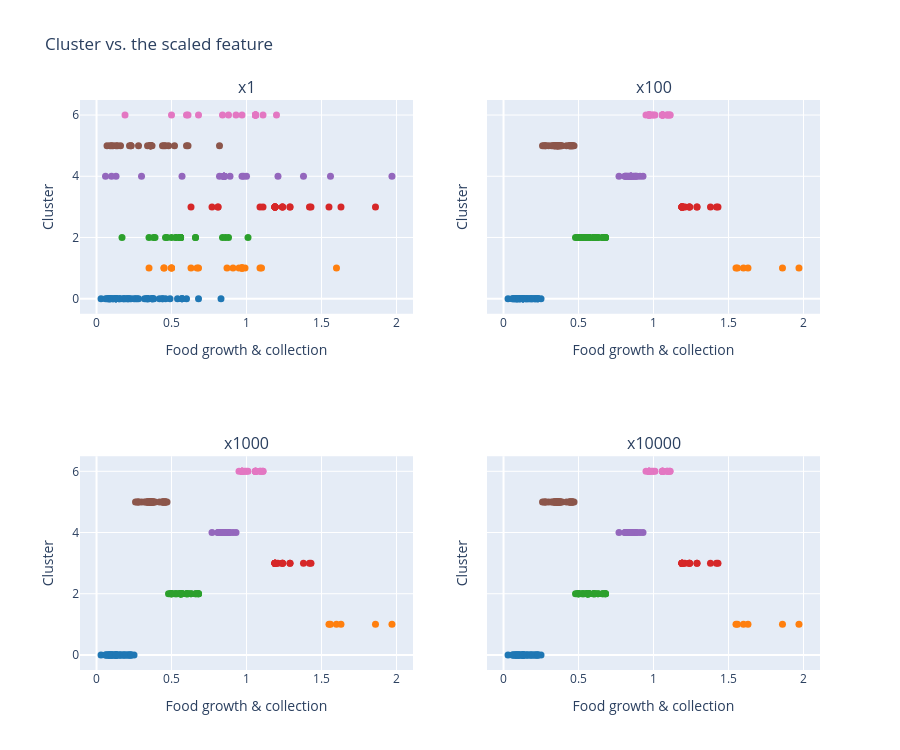

The cell this chart's notebook holds for it:
### Code cell
fig = make_subplots(rows=2, cols=2, subplot_titles=[f"x{f}" for f in factors], shared_yaxes=True)
for i, f in enumerate(factors):
    r, c = divmod(i, 2)
    fig.add_trace(go.Scatter(
        x=X[col], y=labels[f], mode="markers",
        marker=dict(color=[palette[l] for l in labels[f]], size=7),
        text=X.index, showlegend=False), row=r+1, col=c+1)
fig.update_xaxes(title_text=col)
fig.update_yaxes(title_text="Cluster")
fig.update_layout(title="Cluster vs. the scaled feature", height=750)
fig.show()

### Figure 1 — Plotly figure (JSON) as saved in the notebook; plotly's stock layout.template omitted (floating-point values rounded to 4 significant figures; data arrays with more than 128 entries replaced by an {"elided": "..."} marker saying what was removed)
{"data": [{"marker": {"color": {"elided": "199 str values"}, "size": 7}, "mode": "markers", "showlegend": false, "text": {"elided": "199 str values"}, "type": "scatter", "x": {"elided": "199 float values"}, "xaxis": "x", "y": {"elided": "199 int values"}, "yaxis": "y"}, {"marker": {"color": {"elided": "199 str values"}, "size": 7}, "mode": "markers", "showlegend": false, "text": {"elided": "199 str values"}, "type": "scatter", "x": {"elided": "199 float values"}, "xaxis": "x2", "y": {"elided": "199 int values"}, "yaxis": "y2"}, {"marker": {"color": {"elided": "199 str values"}, "size": 7}, "mode": "markers", "showlegend": false, "text": {"elided": "199 str values"}, "type": "scatter", "x": {"elided": "199 float values"}, "xaxis": "x3", "y": {"elided": "199 int values"}, "yaxis": "y3"}, {"marker": {"color": {"elided": "199 str values"}, "size": 7}, "mode": "markers", "showlegend": false, "text": {"elided": "199 str values"}, "type": "scatter", "x": {"elided": "199 float values"}, "xaxis": "x4", "y": {"elided": "199 int values"}, "yaxis": "y4"}], "layout": {"annotations": [{"font": {"size": 16}, "showarrow": false, "text": "x1", "x": 0.225, "xanchor": "center", "xref": "paper", "y": 1, "yanchor": "bottom", "yref": "paper"}, {"font": {"size": 16}, "showarrow": false, "text": "x100", "x": 0.775, "xanchor": "center", "xref": "paper", "y": 1, "yanchor": "bottom", "yref": "paper"}, {"font": {"size": 16}, "showarrow": false, "text": "x1000", "x": 0.225, "xanchor": "center", "xref": "paper", "y": 0.375, "yanchor": "bottom", "yref": "paper"}, {"font": {"size": 16}, "showarrow": false, "text": "x10000", "x": 0.775, "xanchor": "center", "xref": "paper", "y": 0.375, "yanchor": "bottom", "yref": "paper"}], "height": 750, "title": {"text": "Cluster vs. the scaled feature"}, "xaxis": {"anchor": "y", "domain": [0, 0.45], "title": {"text": "Food growth & collection"}}, "xaxis2": {"anchor": "y2", "domain": [0.55, 1], "title": {"text": "Food growth & collection"}}, "xaxis3": {"anchor": "y3", "domain": [0, 0.45], "title": {"text": "Food growth & collection"}}, "xaxis4": {"anchor": "y4", "domain": [0.55, 1], "title": {"text": "Food growth & collection"}}, "yaxis": {"anchor": "x", "domain": [0.625, 1], "title": {"text": "Cluster"}}, "yaxis2": {"anchor": "x2", "domain": [0.625, 1], "matches": "y", "showticklabels": false, "title": {"text": "Cluster"}}, "yaxis3": {"anchor": "x3", "domain": [0, 0.375], "title": {"text": "Cluster"}}, "yaxis4": {"anchor": "x4", "domain": [0, 0.375], "matches": "y3", "showticklabels": false, "title": {"text": "Cluster"}}}}
